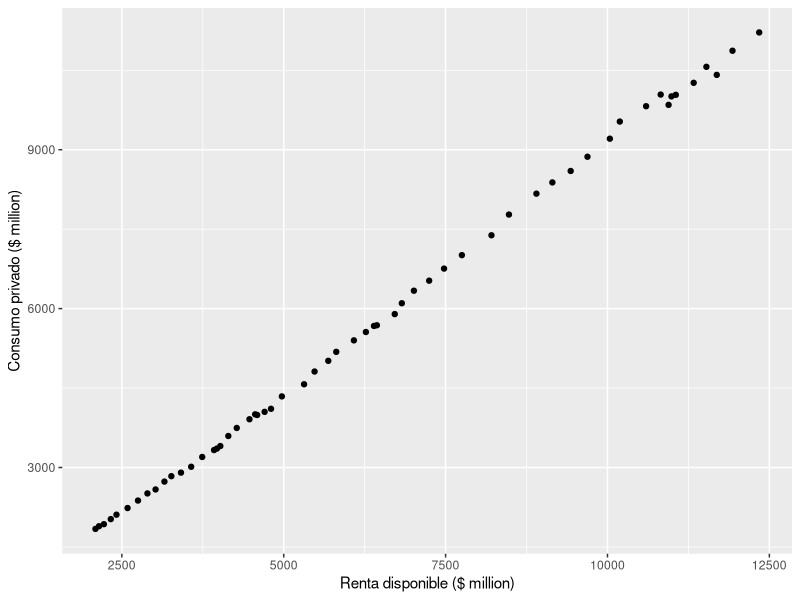

Generate this figure with R:
## ---- chunk 1
#
library(tidyverse)
CONS_USA <- read_csv("CONS_USA.csv")
#
# Método R tradicional
#
ts_CONS_USA <- ts(CONS_USA[,2:3], start=c(1959), end = c(2015))
head(ts_CONS_USA)

CONS_USA %>%
  ggplot(aes(x = Y, y = C)) +
  geom_point() +
  ylab("Consumo privado ($ million)") + xlab("Renta disponible ($ million)")
#
KEYNES_model <- lm (C ~ Y, data = ts_CONS_USA)
summary(KEYNES_model)
